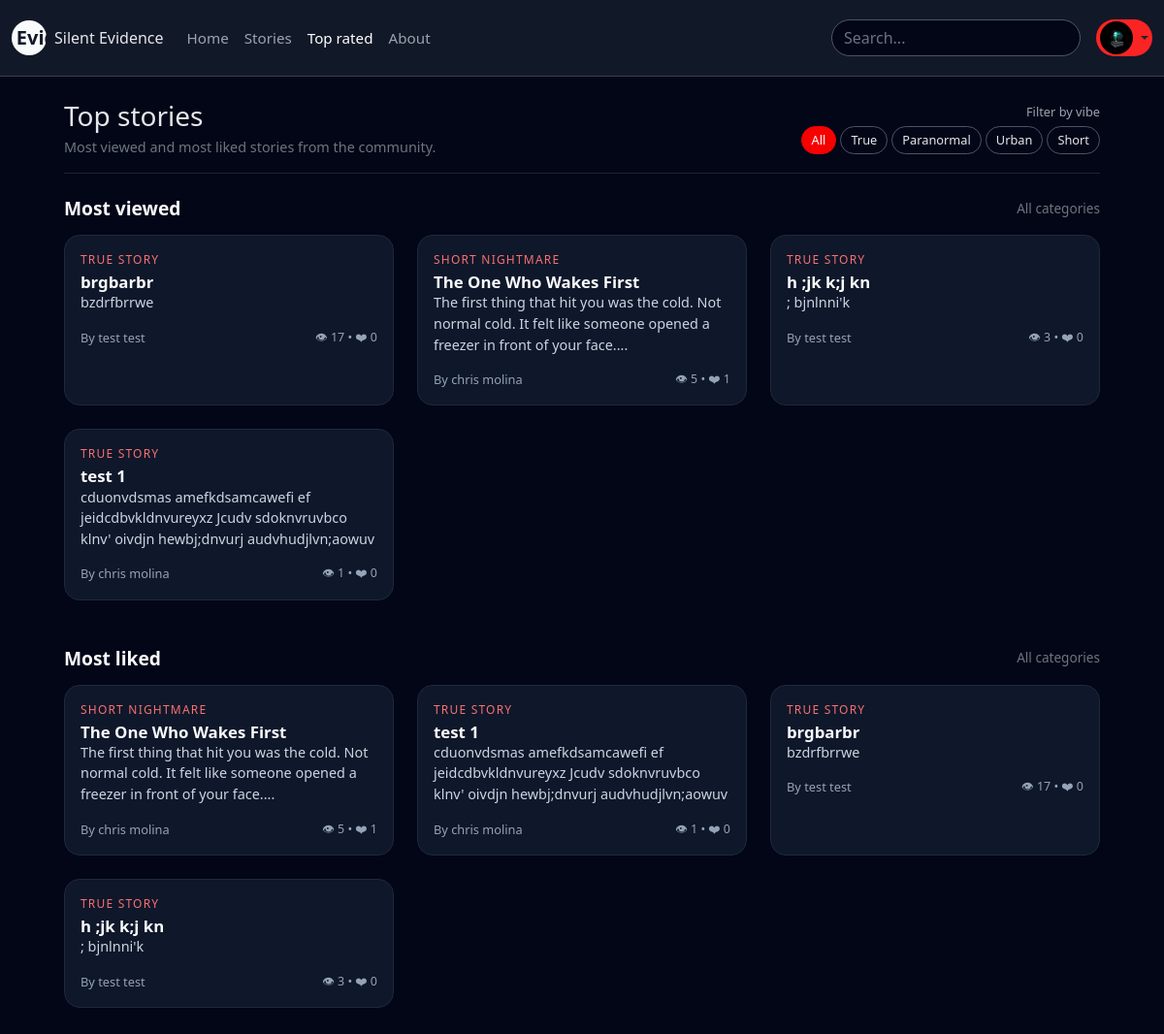
Before: /top.php (signed in) with the older database file.
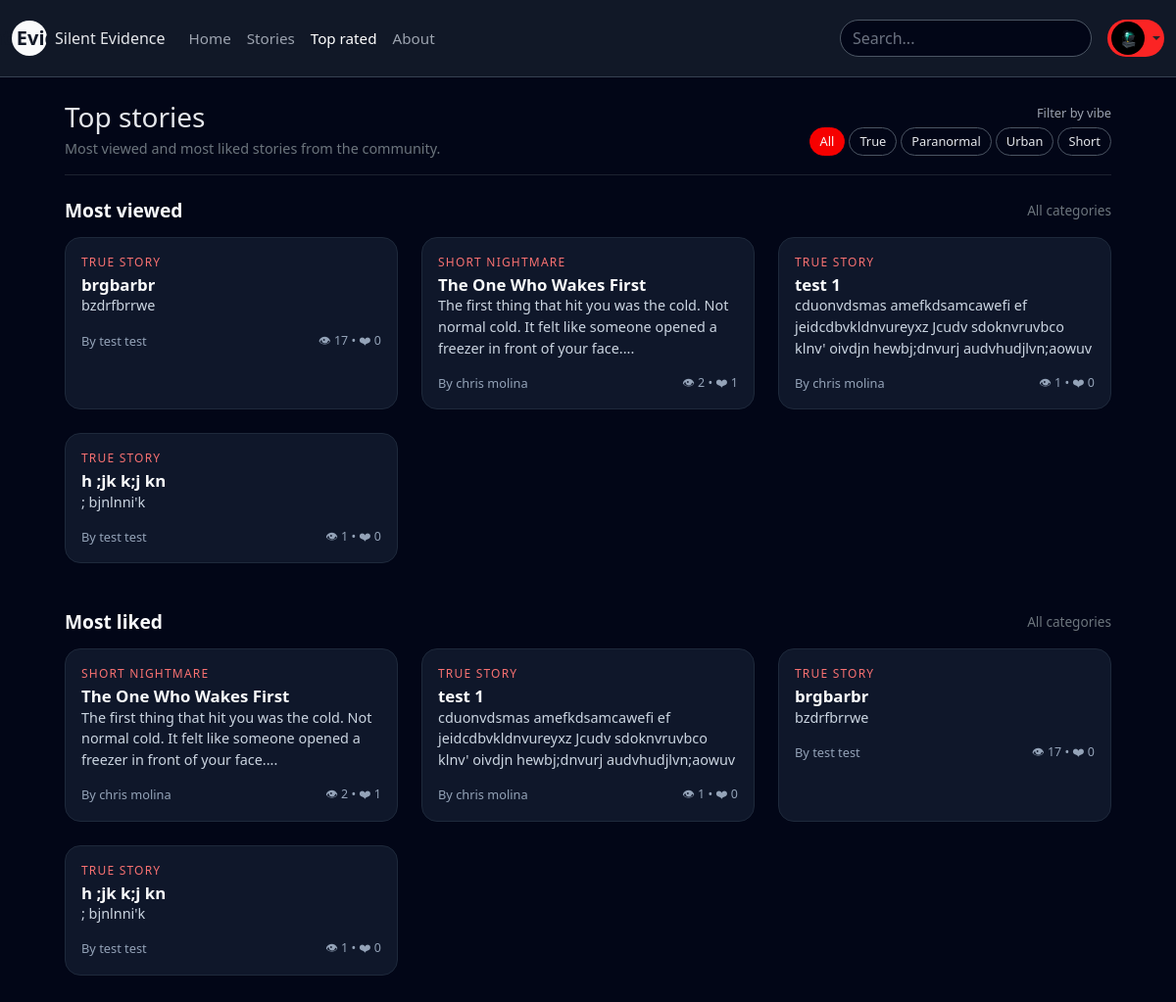
After: the same page with the newer database file.
### tables this page shows
CREATE TABLE `stories` (
  `id` int(10) UNSIGNED NOT NULL,
  `user_id` int(10) UNSIGNED NOT NULL,
  `title` varchar(200) NOT NULL,
  `slug` varchar(220) NOT NULL,
  `category` enum('true','paranormal','urban','short','haunted','ghosts','missing','crime','sleep','forest','night','calls','creatures','abandoned','psychological') NOT NULL DEFAULT 'true',
  `content` longtext NOT NULL,
  `image_path` varchar(255) DEFAULT NULL,
  `is_published` tinyint(1) NOT NULL DEFAULT 1,
  `is_featured` tinyint(1) NOT NULL DEFAULT 0,
  `views` int(10) UNSIGNED NOT NULL DEFAULT 0,
  `likes` int(10) UNSIGNED NOT NULL DEFAULT 0,
  `created_at` datetime NOT NULL DEFAULT current_timestamp(),
  `updated_at` datetime NOT NULL DEFAULT current_timestamp() ON UPDATE current_timestamp()
);

CREATE TABLE `users` (
  `id` int(10) UNSIGNED NOT NULL,
  `username` varchar(50) NOT NULL,
  `email` varchar(190) NOT NULL,
  `password_hash` varchar(255) NOT NULL,
  `display_name` varchar(100) NOT NULL,
  `avatar` varchar(255) DEFAULT NULL,
  `bio` text DEFAULT NULL,
  `role` enum('user','admin') NOT NULL DEFAULT 'user',
  `created_at` datetime NOT NULL DEFAULT current_timestamp(),
  `last_login` datetime DEFAULT NULL
);

### top.php (the view, shortened to what the changed rows need)
<?php
require 'include/db.php';
$where  = "s.is_published = 1";
$params = [];
$sqlViews = "
    SELECT s.id, s.title, s.category, s.content, s.created_at, s.views, s.likes,
           u.display_name, u.username
      FROM stories s
      JOIN users u ON u.id = s.user_id
     WHERE $where
  ORDER BY s.views DESC, s.created_at DESC
     LIMIT 9
";
$stmt = $pdo->prepare($sqlViews);
$stmt->execute($params);
$topByViews = $stmt->fetchAll(PDO::FETCH_ASSOC);
$sqlLikes = "
    SELECT s.id, s.title, s.category, s.content, s.created_at, s.views, s.likes,
           u.display_name, u.username
      FROM stories s
      JOIN users u ON u.id = s.user_id
     WHERE $where
  ORDER BY s.likes DESC, s.created_at DESC
     LIMIT 9
";
$stmt = $pdo->prepare($sqlLikes);
$stmt->execute($params);
$topByLikes = $stmt->fetchAll(PDO::FETCH_ASSOC);
?>
<!doctype html>
<html lang="en">
<head>
    <link
        href="https://cdn.jsdelivr.net/npm/bootstrap@5.3.3/dist/css/bootstrap.min.css"
        rel="stylesheet"
    >
</head>
<body>
<div class="page-wrapper">
    <div class="d-flex justify-content-between align-items-center mb-3">
        <div>
            <h1 class="h3 mb-1">Top stories</h1>
        </div>
    </div>
    <section class="mb-5">
        <div class="d-flex justify-content-between align-items-center mb-3">
            <h2 class="section-title mb-0">Most viewed</h2>
        </div>
        <?php if (!$topByViews): ?>
            <p class="text-secondary">No stories yet.</p>
        <?php else: ?>
            <div class="row row-cols-1 row-cols-md-3 g-4">
                <?php foreach ($topByViews as $story): ?>
                    <div class="col">
                        <a href="story.php?id=<?php echo (int)$story['id']; ?>" style="text-decoration:none;">
                            <div class="story-card h-100">
                                <div class="card-body">
                                    <div class="category-tag mb-1">
                                        <?php
                                        $cat = $story['category'];
                                        if ($cat === 'true') {
                                            echo 'TRUE STORY';
                                        } elseif ($cat === 'paranormal') {
                                            echo 'PARANORMAL';
                                        } elseif ($cat === 'urban') {
                                            echo 'URBAN LEGEND';
                                        } elseif ($cat === 'short') {
                                            echo 'SHORT NIGHTMARE';
                                        } else {
                                            echo htmlspecialchars($cat);
                                        }
                                        ?>
                                    </div>
                                    <h5 class="card-title">
                                        <?php echo htmlspecialchars($story['title']); ?>
                                    </h5>
                                    <p class="card-text mb-0">
                                        <?php
                                        $preview = strip_tags($story['content']);
                                        if (strlen($preview) > 120) {
                                            $preview = substr($preview, 0, 120) . '...';
                                        }
                                        echo htmlspecialchars($preview);
                                        ?>
                                    </p>
                                </div>
                                <div class="card-footer bg-transparent border-0 d-flex justify-content-between px-3 pb-3">
                                    <small class="author">
                                        By <?php echo htmlspecialchars($story['display_name'] ?: $story['username']); ?>
                                    </small>
                                    <small class="stat-chip">
                                        👁 <?php echo (int)$story['views']; ?> • ❤ <?php echo (int)$story['likes']; ?>
                                    </small>
                                </div>
                            </div>
                        </a>
                    </div>
                <?php endforeach; ?>
            </div>
        <?php endif; ?>
    </section>
    <section>
        <div class="d-flex justify-content-between align-items-center mb-3">
            <h2 class="section-title mb-0">Most liked</h2>
        </div>
        <?php if (!$topByLikes): ?>
            <p class="text-secondary">No stories yet.</p>
        <?php else: ?>
            <div class="row row-cols-1 row-cols-md-3 g-4">
                <?php foreach ($topByLikes as $story): ?>
                    <div class="col">
                        <a href="story.php?id=<?php echo (int)$story['id']; ?>" style="text-decoration:none;">
                            <div class="story-card h-100">
                                <div class="card-body">
                                    <div class="category-tag mb-1">
                                        <?php
                                        $cat = $story['category'];
                                        if ($cat === 'true') {
                                            echo 'TRUE STORY';
                                        } elseif ($cat === 'paranormal') {
                                            echo 'PARANORMAL';
                                        } elseif ($cat === 'urban') {
                                            echo 'URBAN LEGEND';
                                        } elseif ($cat === 'short') {
                                            echo 'SHORT NIGHTMARE';
                                        } else {
                                            echo htmlspecialchars($cat);
                                        }
                                        ?>
                                    </div>
                                    <h5 class="card-title">
                                        <?php echo htmlspecialchars($story['title']); ?>
                                    </h5>
                                    <p class="card-text mb-0">
                                        <?php
                                        $preview = strip_tags($story['content']);
                                        if (strlen($preview) > 120) {
                                            $preview = substr($preview, 0, 120) . '...';
                                        }
                                        echo htmlspecialchars($preview);
                                        ?>
                                    </p>
                                </div>
                                <div class="card-footer bg-transparent border-0 d-flex justify-content-between px-3 pb-3">
                                    <small class="author">
                                        By <?php echo htmlspecialchars($story['display_name'] ?: $story['username']); ?>
                                    </small>
                                    <small class="stat-chip">
                                        👁 <?php echo (int)$story['views']; ?> • ❤ <?php echo (int)$story['likes']; ?>
                                    </small>
                                </div>
                            </div>
                        </a>
                    </div>
                <?php endforeach; ?>
            </div>
        <?php endif; ?>
    </section>
</div>
</body>
</html>

Changed rows visible on the page:
changed stories "The One Who Wakes First": views "5" → "2"
shown differently, row unchanged: stories "test 1": moves up the list
changed stories "h ;jk k;j kn": views "3" → "1"
